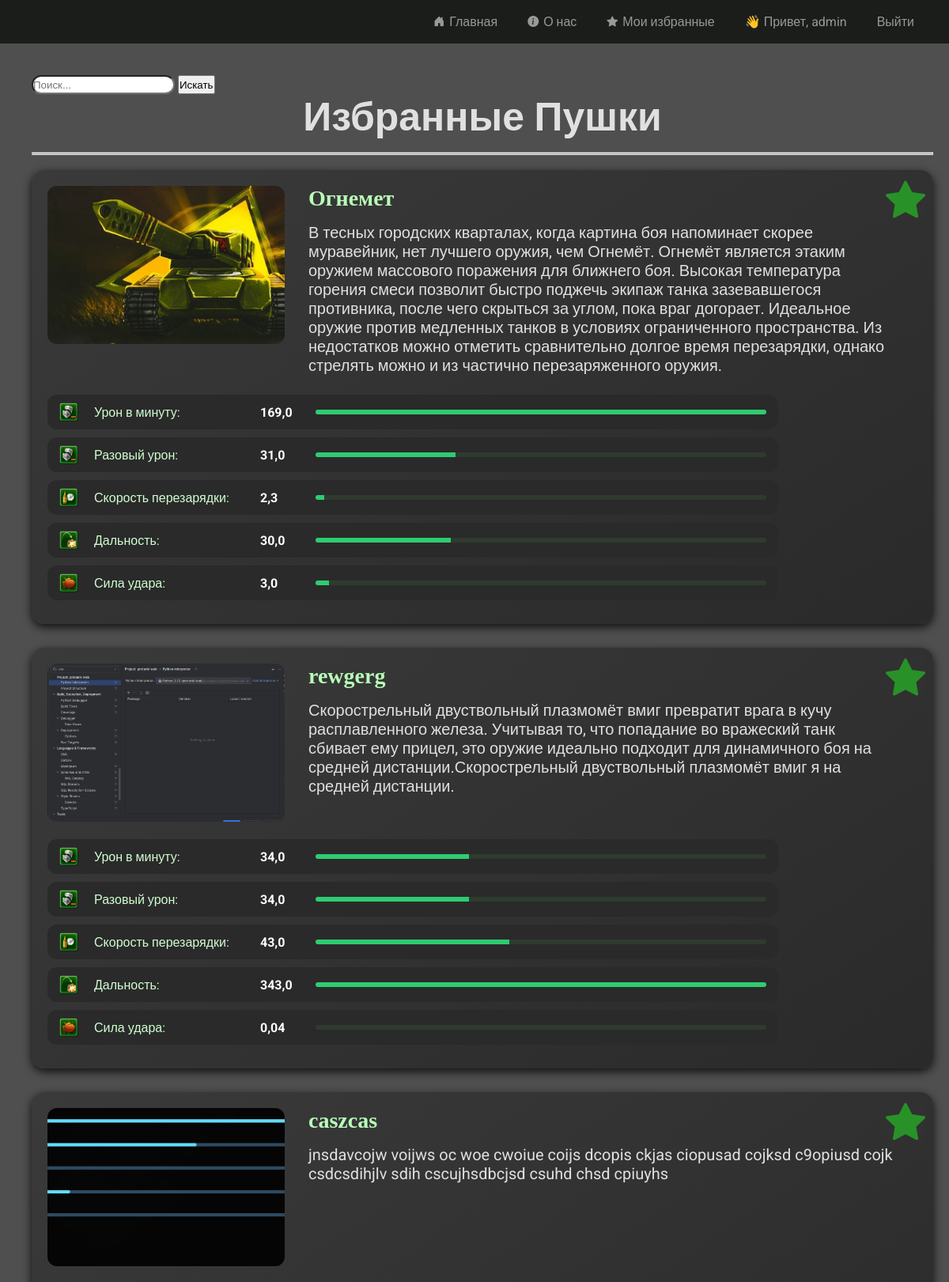
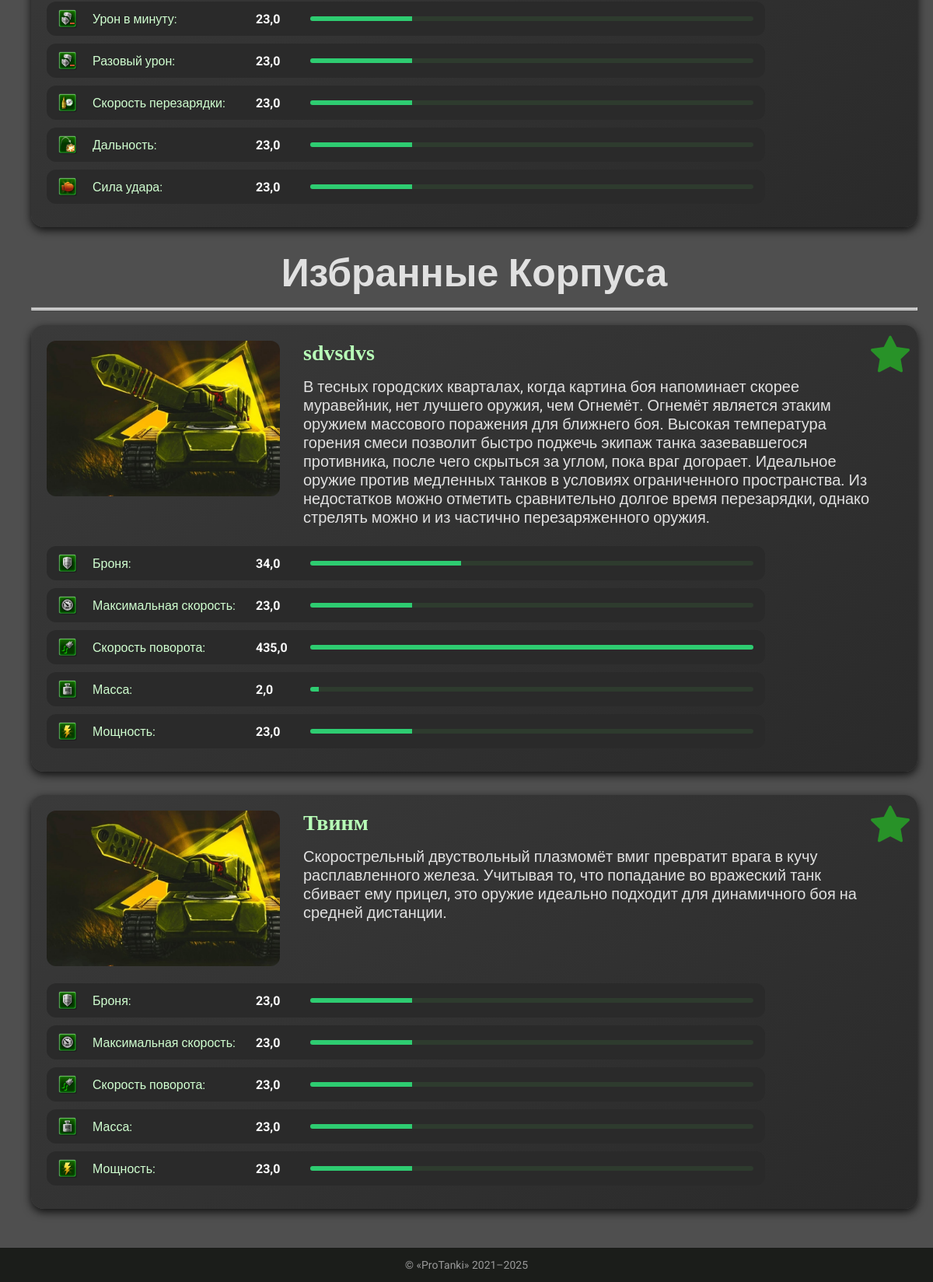
/favorites/ (signed in), run on an earlier commit of the app's database (2 pictures, top to bottom).
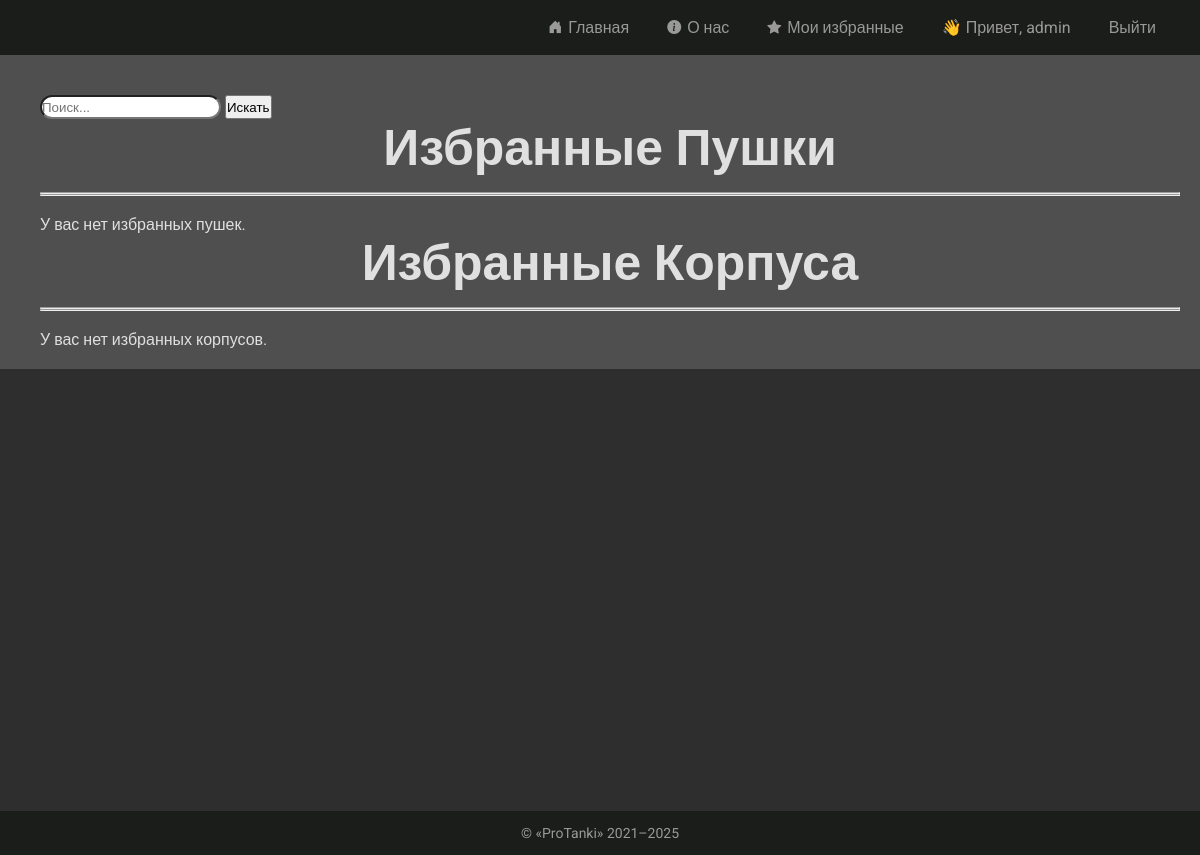
And on a later commit of the database.
### users/models.py (models this page shows, shortened)
class CustomUser(AbstractUser):
    email = models.EmailField(unique=False, blank=False, null=True, verbose_name="Email")
    first_name = models.CharField(blank=True, null=True, max_length=100, verbose_name="Имя")
    last_name = models.CharField(blank=True, null=True, max_length=100, verbose_name="Фамилия")

### protanki/models.py (models this page shows, shortened)
class Gun(models.Model):
    LEVEL_CHOICES = [
        ("M0", "M0"),
        ("M1", "M1"),
        ("M2", "M2"),
        ("M3", "M3"),
    ]
    name = models.CharField("name", max_length=50, default="default")
    information = models.TextField("information")
    level = models.CharField("level", max_length=2, choices=LEVEL_CHOICES, default="M0")
    damage_minute = models.FloatField("damage_minute", default=0.0)
    damage = models.FloatField("damage", default=0.0)
    recharge = models.FloatField("recharge", default=0.0)
    range = models.FloatField("range", default=0.0)
    power = models.FloatField("power", default=0.0)
    image = models.ImageField(
        upload_to="guns/", null=True, blank=True
    )  # blank = True -  в формах Django может быть пустым  # null= True - в базе данных поле image может быть пустым

class Body(models.Model):
    LEVEL_CHOICES = [
        ("M0", "M0"),
        ("M1", "M1"),
        ("M2", "M2"),
        ("M3", "M3"),
    ]
    name = models.CharField("name", max_length=50, default="default")
    level = models.CharField("level", max_length=2, choices=LEVEL_CHOICES, default="M0")
    information = models.TextField("information", default="default")
    armor = models.FloatField("armor", default=0.0)
    max_speed = models.FloatField("max_speed", default=0.0)
    turning_speed = models.FloatField("turning_speed", default=0.0)
    weight = models.FloatField("weight", default=0.0)
    power = models.FloatField("power", default=0.0)
    image = models.ImageField(
        upload_to="body/", null=True, blank=True
    )  # blank = True -  в формах Django может быть пустым  # null= True - в базе данных поле image может быть пустым

### protanki/views.py (the view, shortened to what this page needs)
# urls.py: path("favorites/", views.favorites_view, name="favorites"),
@login_required
def favorites_view(request: HttpRequest) -> HttpResponse:
    search_query = request.GET.get("q", "").strip().lower()
    favorite_guns_qs = FavoriteGun.objects.filter(user=request.user).select_related("gun")
    favorite_bodies_qs = FavoriteBody.objects.filter(user=request.user).select_related("body")
    favorite_guns = [fav.gun for fav in favorite_guns_qs]
    favorite_bodies = [fav.body for fav in favorite_bodies_qs]
    favorite_guns = calculate_gun_percentages(favorite_guns)
    favorite_bodies = calculate_body_percentages(favorite_bodies)
    context = {
        "favorite_guns": favorite_guns,
        "favorite_bodies": favorite_bodies,
    }
    return render(request, "information/favorites.html", context)

### protanki/utils.py (called while the page is built)
def calculate_gun_percentages(guns: List):
    for gun in guns:
        gun.damage_percent = min(int(gun.damage / 100 * 100), 100)
        gun.dpm_percent = min(int(gun.damage_minute / 100 * 100), 100)
        gun.recharge_percent = min(int(gun.recharge / 100 * 100), 100)
        gun.range_percent = min(int(gun.range / 100 * 100), 100)
        gun.power_percent = min(int(gun.power / 100 * 100), 100)
    return guns

def calculate_body_percentages(bodies: List):
    for body in bodies:
        body.armor_percent = min(int(body.armor / 100 * 100), 100)
        body.max_speed_percent = min(int(body.max_speed / 100 * 100), 100)
        body.turning_speed_percent = min(int(body.turning_speed / 100 * 100), 100)
        body.weight_percent = min(int(body.weight / 100 * 100), 100)
        body.power_percent = min(int(body.power / 100 * 100), 100)
    return bodies

### templates/information/favorites.html (shortened to what this page needs)
{% extends 'protanki/../base.html' %}
{% load static %}
{% block link %}
<link rel="stylesheet" href="{% static 'information/tanks_info.css' %}" />
<link rel="stylesheet" href="{% static 'information/favorites.css' %}">
{% endblock %}
{% block content %}
<div class="container">
  <main class="content">
    <form method="get" action="">
      <input  class="search-i" type="text" name="q" placeholder="Поиск..." value="{{ request.GET.q }}">
      <button class="search-b" type="submit">Искать</button>
    </form>
    <h1 style="font-size: 50px" id="favorite-guns" class="anchor-target">Избранные Пушки</h1>
    <hr /><hr><br>
    {% if favorite_guns %}
      {% for gun in favorite_guns %}
          <div class="gun-card">
            <div class="gun-left">
              {% if gun.image %}
                <img class="gun-image" src="{{ gun.image.url }}" alt="{{ gun.name }}" />
              {% endif %}
            </div>
            <div class="gun-right">
              <h2 class="gun-name">{{ gun.name }}</h2>
              <p class="gun-information">{{ gun.information }}</p>
              <div class= "guns-stats">
                <img class="gun-icon" src="{% static 'information/guns/img/gun.damage_minute.png' %}" alt="Урон в минуту" />
                <span class= "gun-label">Урон в минуту:</span>
                <span class="gun-value">{{ gun.damage_minute }}</span>
                <div class="gun-bar" style="width: 80px">
                  <div  class= "stat-fill" style="width: {{ gun.dpm_percent }}%" ></div>
                </div>
              </div>
              <div class="guns-stats">
                <img class= "gun-icon" src="{% static 'information/guns/img/gun.damage_minute.png' %}" alt="Разовый урон" />
                <span class= "gun-label">Разовый урон:</span>
                <span class="gun-value">{{ gun.damage }}</span>
                <div class="gun-bar">
                  <div class= "stat-fill" style="width: {{ gun.damage_percent }}%"></div>
                </div>
              </div>
              <div class="guns-stats">
                <img class="gun-icon" src="{% static 'information/guns/img/gun.recharge.png' %}" alt="Скорость перезарядки" />
                <span class="gun-label">Скорость перезарядки:</span>
                <span class="gun-value">{{ gun.recharge }}</span>
                <div class="gun-bar">
                  <div class= "stat-fill" style="width: {{ gun.recharge_percent }}%"></div>
                </div>
              </div>
              <div class="guns-stats">
                <img class="gun-icon" src="{% static 'information/guns/img/gun.range.png' %}" alt="Дальность" />
                <span class="gun-label">Дальность:</span>
                <span class="gun-value">{{ gun.range }}</span>
                <div class="gun-bar">
                  <div class= "stat-fill" style="width: {{ gun.range_percent }}%"></div>
                </div>
              </div>
              <div class="guns-stats">
                <img class="gun-icon" src="{% static 'information/guns/img/gun.power.png' %}" alt="Сила удара" />
                <span class="gun-label">Сила удара:</span>
                <span class="gun-value">{{ gun.power }}</span>
                <div class="gun-bar">
                  <div class= "stat-fill" style="width: {{ gun.power_percent }}%"></div>
                </div>
              </div>
              {% if user.is_authenticated %}
                <button class="favorite-toggle" title="Удалить из избранного"
                        data-type="gun"
                        data-id="{{ gun.id }}"
                        data-action="remove">
                </button>
              {% endif %}
            </div>
          </div>
      {% endfor %}
    {% else %}
      <p>У вас нет избранных пушек.</p>
    {% endif %}
    <h1 style="font-size: 50px" id="favorite-bodies" class="anchor-target">Избранные Корпуса</h1>
    <hr /><hr><br>
    {% if favorite_bodies %}
      {% for body in favorite_bodies %}
          <div class= "body-card">
            <div class= "body-left">
              {% if body.image %}
                <img class= "body-image" src="{{ body.image.url }}" alt="{{ body.name }}" />
              {% endif %}
            </div>
            <div class= "body-right">
              <h2 class= "body-name">{{ body.name }}</h2>
              <p class= "body-information">{{ body.information }}</p>
              <div class= "bodies-stats">
                <img  class= "body-icon" src="{% static 'information/bodies/img/body.armor.png' %}" alt="Броня" />
                <span class= "body-label">Броня:</span>
                <span class= "gun-value">{{ body.armor }}</span>
                <div class= "body-bar">
                  <div class= "stat-fill" style="width: {{ body.armor_percent}}%"></div>
                </div>
              </div>
              <div class="bodies-stats">
                <img class="body-icon" src="{% static 'information/bodies/img/body.max_speed.png' %}" alt="Максимальная скорость" />
                <span class= "body-label">Максимальная скорость:</span>
                <span class= "gun-value">{{ body.max_speed }}</span>
                <div class= "body-bar">
                  <div class= "stat-fill" style="width: {{ body.max_speed_percent }}%"></div>
                </div>
              </div>
              <div class="bodies-stats">
                <img class= "body-icon" src="{% static 'information/bodies/img/body.turning_speed.png' %}" alt="Скорость поворота" />
                <span class= "body-label">Скорость поворота:</span>
                <span class= "gun-value">{{ body.turning_speed }}</span>
                <div class= "body-bar">
                  <div class= "stat-fill" style="width: {{ body.turning_speed_percent }}%"></div>
                </div>
              </div>
              <div class= "bodies-stats">
                <img class= "body-icon" src="{% static 'information/bodies/img/body.weight.png' %}" alt="Масса" />
                <span class= "body-label">Масса:</span>
                <span class= "gun-value">{{ body.weight }}</span>
                <div class= "body-bar">
                  <div class= "stat-fill" style="width: {{ body.weight_percent }}%"></div>
                </div>
              </div>
              <div class="bodies-stats">
                <img class="body-icon" src="{% static 'information/bodies/img/body.power.png' %}" alt="Мощность" />
                <span class="body-label">Мощность:</span>
                <span class="gun-value">{{ body.power }}</span>
                <div class="body-bar">
                  <div class= "stat-fill" style= "width: {{ body.power_percent }}%"></div>
                </div>
              </div>
              {% if user.is_authenticated %}
                <button class="favorite-toggle" title="Удалить из избранного"
                        data-type="body"
                        data-id="{{ body.id }}"
                        data-action="remove">
                </button>
              {% endif %}
            </div>
          </div>
      {% endfor %}
    {% else %}
      <p>У вас нет избранных корпусов.</p>
    {% endif %}
  </main>
</div>
{% endblock %}

### templates/base.html (shortened to what this page needs)
{% load static %}
<!doctype html>
<html lang="en">
  <head>
    <link rel="stylesheet" href="{% static 'protanki/base.css' %}" />
    <link
      rel="stylesheet"
      href="https://cdn.jsdelivr.net/npm/bootstrap-icons@1.10.5/font/bootstrap-icons.css"
    />
    {% block link %}{% endblock %}
  </head>
  <body>
    <header>
      <nav>
        <a href="{% url 'index' %}" class="nav-link">
          <i class="bi bi-house-door-fill"></i> Главная
        </a>
        <a href="{% url 'about' %}" class="nav-link">
          <i class="bi bi-info-circle-fill"></i> О нас
        </a>
        {% if user.is_authenticated %}
          <a href="{% url 'favorites' %}" class="nav-link"> <i class="bi bi-star-fill text-warning"></i>Мои избранные</a>
        {% endif %}
        {% if request.user.is_authenticated %}
        <a href="{% url 'profile' %}" class="nav-link_profile">
          <span  class="nav-link_user">
            👋 Привет,
            {{request.user.username}}
          </span>
        </a>
        <form method="post" action="{% url 'logout' %}">
          <button class="nav-link_quit">Выйти</button>
        </form>
        {% else %}
        <a class="nav-link_reg"  href="{% url 'register' %}">
          <i class="bi bi-people-fill"></i> Регистрация
        </a>
        {% endif %}
      </nav>
    </header>
    <div class="wrapper">
<main>
    {% block content %}
    {% endblock %}
</main>
      <footer>© «ProTanki» 2021–2025</footer>
    </div>
  </body>
</html>

### static/protanki/base.css (style rules this page uses)
html, body { margin: 0; padding: 0; font-family: "Roboto", sans-serif; min-height: 100vh; background: #111; color: white; display: flex; flex-direction: column; scroll-behavior: smooth; }
:root { --index: calc(1vw + 1vh); }
body { margin: 0; padding: 0; font-family: "Roboto", sans-serif; background: #111; color: white; display: flex; flex-direction: column; min-height: 100vh; position: relative; }
header { z-index: 10; position: relative; }
main { flex: 1; position: relative; z-index: 2; }
nav { display: flex; justify-content: flex-end; gap: 10px; padding: 10px; background-color: #1b1d1a; }
.nav-link, .nav-link_user, .nav-link_quit { display: flex; align-items: center; gap: 6px; padding: 8px 14px; text-decoration: none; font-family: "Roboto", sans-serif; font-size: 16px; transition: all 0.2s ease-in-out; color: #999; position: relative; right: 20px; cursor: pointer; }
.nav-link_quit { background: none; border: none; cursor: pointer; }
.nav-link i { font-size: 14px; }
footer { background-color: #1b1d1a; color: #999; text-align: center; padding: 14px 30px; font-size: 14px; font-family: "Roboto", sans-serif; z-index: 10; }
.wrapper { flex: 1; display: flex; flex-direction: column; min-height: 100vh; position: relative; z-index: 2; }
.nav-link_profile { text-decoration: none; }

### static/information/tanks_info.css (style rules this page uses)
* { box-sizing: border-box; margin: 0; padding: 0; }
body { font-family: "Roboto", sans-serif; background-color: #2e2e2e; color: #e0e0e0; }
.container { display: flex; height: 100%; }
.content { width: 75%; padding: 40px 20px 20px 40px; background-color: #4f4f4f; }
h1 { display: flex; justify-content: center; font-size: 45px; margin-bottom: 15px; }
.container { height: 100%; }
.anchor-target { scroll-margin-top: 100px; }
.search-b { height: 3vh; }
.search-i { height: 3vh; border-radius: 30px; }

What changed in the data, as far as the page shows it:
removed Gun: image (placeholder picture), name "Огнемет", information "В тесных городских кварталах, когда картина боя напоминает скорее муравейник, нет лучшего оружия, чем Огнемёт. Огнемёт является этаким оружием массового поражения для ближнего боя. Высокая температура горения смеси позволит быстро поджечь экипаж танка зазевавшегося противника, после чего скрыться за углом, пока враг догорает. Идеальное оружие против медленных танков в условиях ограниченного пространства. Из недостатков можно отметить сравнительно долгое время перезарядки, однако стрелять можно и из частично перезаряженного оружия.", damage_minute "169,0", {{ gun.dpm_percent }} 100 (drawn), damage "31,0", {{ gun.damage_percent }} 31 (drawn), recharge "2,3", {{ gun.recharge_percent }} 2 (drawn), range "30,0", {{ gun.range_percent }} 30 (drawn), power "3,0", {{ gun.power_percent }} 3 (drawn)
removed Gun: image (picture), name "rewgerg", information "Скорострельный двуствольный плазмомёт вмиг превратит врага в кучу расплавленного железа. Учитывая то, что попадание во вражеский танк сбивает ему прицел, это оружие идеально подходит для динамичного боя на средней дистанции.Скорострельный двуствольный плазмомёт вмиг я на средней дистанции.", damage_minute "34,0", {{ gun.dpm_percent }} 34 (drawn), damage "34,0", {{ gun.damage_percent }} 34 (drawn), recharge "43,0", {{ gun.recharge_percent }} 43 (drawn), range "343,0", {{ gun.range_percent }} 100 (drawn), power "0,04"
removed Gun: image (picture), name "caszcas", information "jnsdavcojw voijws oc woe cwoiue coijs dcopis ckjas ciopusad cojksd c9opiusd cojk csdcsdihjlv sdih cscujhsdbcjsd csuhd chsd cpiuyhs", damage_minute "23,0", {{ gun.dpm_percent }} 23 (drawn), damage "23,0", {{ gun.damage_percent }} 23 (drawn), recharge "23,0", {{ gun.recharge_percent }} 23 (drawn), range "23,0", {{ gun.range_percent }} 23 (drawn), power "23,0", {{ gun.power_percent }} 23 (drawn)
removed Body: image (placeholder picture), name "sdvsdvs", information "В тесных городских кварталах, когда картина боя напоминает скорее муравейник, нет лучшего оружия, чем Огнемёт. Огнемёт является этаким оружием массового поражения для ближнего боя. Высокая температура горения смеси позволит быстро поджечь экипаж танка зазевавшегося противника, после чего скрыться за углом, пока враг догорает. Идеальное оружие против медленных танков в условиях ограниченного пространства. Из недостатков можно отметить сравнительно долгое время перезарядки, однако стрелять можно и из частично перезаряженного оружия.", armor "34,0", {{ body.armor_percent }} 34 (drawn), max_speed "23,0", {{ body.max_speed_percent }} 23 (drawn), turning_speed "435,0", {{ body.turning_speed_percent }} 100 (drawn), weight "2,0", {{ body.weight_percent }} 2 (drawn), power "23,0", {{ body.power_percent }} 23 (drawn)
removed Body: image (placeholder picture), name "Твинм", information "Скорострельный двуствольный плазмомёт вмиг превратит врага в кучу расплавленного железа. Учитывая то, что попадание во вражеский танк сбивает ему прицел, это оружие идеально подходит для динамичного боя на средней дистанции.", armor "23,0", {{ body.armor_percent }} 23 (drawn), max_speed "23,0", {{ body.max_speed_percent }} 23 (drawn), turning_speed "23,0", {{ body.turning_speed_percent }} 23 (drawn), weight "23,0", {{ body.weight_percent }} 23 (drawn), power "23,0", {{ body.power_percent }} 23 (drawn)
Also different on the page:
text now shown: "У вас нет избранных пушек. У вас нет избранных корпусов."
